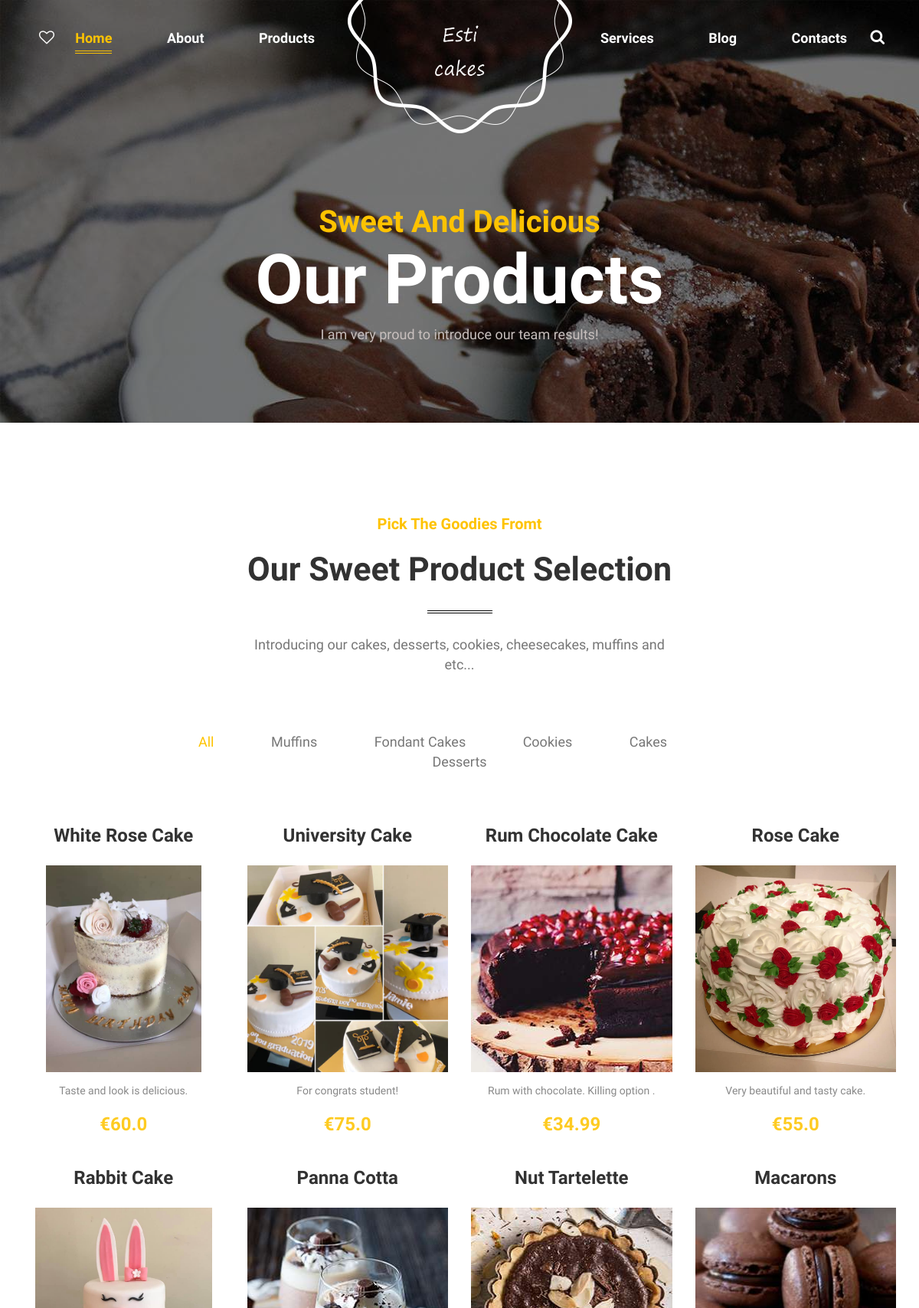
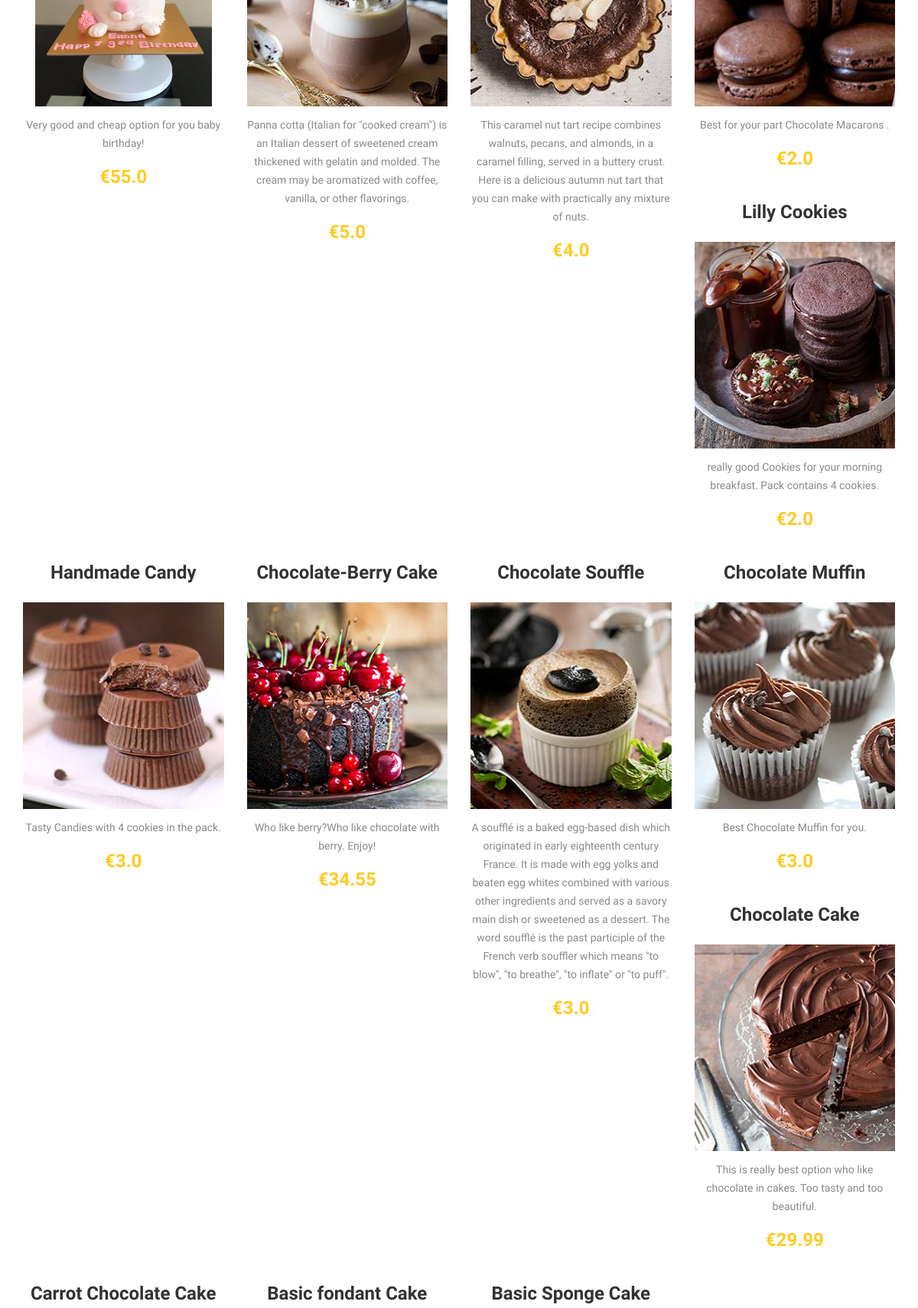
Page /products (upper part) on the committed database (2 pictures, top to bottom).
### website/models.py (models this page shows, shortened)
class Cake(models.Model):
    name = models.TextField(default=None, blank=True, null=True)
    price = models.FloatField(default=0,blank=True, null=True)
    description = models.TextField(default=None, blank=True, null=True)
    long_description = models.TextField(default='All ingredients are irish.', blank=True, null=True)
    ingredients = models.TextField(default='eggs,vegetable oil, milk, caster sugar, self-raising flour, baking powder, salt, chocolate, butter, fondant', blank=True, null=True)
    image1 = models.ImageField(upload_to='static/image', max_length=100, blank = True, null=True)
    image2 = models.ImageField(upload_to='static/image', max_length=100, blank = True, null=True)
    image3 = models.ImageField(upload_to='static/image', max_length=100, blank = True, null=True)
    image4 = models.ImageField(upload_to='static/image', max_length=100, blank = True, null=True)
    video =  models.FileField(upload_to='static/image', blank = True, null=True)
    CATEGORIES = (
        ('Muffins', 'Muffins'),
        ('Fondant_Cakes', 'Fondant_Cakes'),
        ('Cookies', 'Cookies'),
        ('Cakes', 'Cakes'),
        ('Desserts', 'Desserts'),
    )
    category = models.CharField('Category', max_length=25, choices=CATEGORIES, blank=False, default='Cakes')
    class Meta:
        ordering = ('-name',)

### website/views.py (the view)
# urls.py: path('products', views.ProductsView.as_view(), name='products'),
class ProductsView(generic.ListView):
    template_name = 'products.html'
    context_object_name = 'cake_list'
    def get_queryset(self):
        return Cake.objects.all()

### templates/products.html (shortened to what this page needs)
{% extends 'base.html' %}
{% load static %}
{% block content %}
 <div id="content-block">
        {% include "header.html" %}
        <div class="bgImages opacityLayer" style="background-image: url({% static "img/products-bg.jpg" %}" %}); background-position: 50% 50%; background-size: cover">
            <div class="container">
                <div class="cell-view tableCellVH2">
                    <div class="emptySpace100 emptySpace-md50"></div>
                    <div class="emptySpace115 emptySpace-md50"></div>
                    <div class="row">
                        <div class="col-sm-8 col-sm-offset-2">
                            <div class="big titleShortcode">
                                <h3 class="h3">Sweet And Delicious</h3>
                                <h2 class="h1">Our Products</h2>
                                <div class="emptySpace5"></div>
                                <p>I am very proud to introduce our team results! </p>
                            </div>
                        </div>
                    </div>
                    <div class="emptySpace50"></div>
                </div>
            </div>
        </div>
        <div class="bgWhite">
            <div class="container">
               <div class="emptySpace-xs60 emptySpace120"></div>
                <div class="row">
                    <div class="col-sm-8 col-sm-offset-2 col-md-6 col-md-offset-3">
                        <div class="big titleShortcode">
                            <h5 class="h5">Pick The Goodies Fromt</h5>
                            <div class="emptySpace20 emptySpace-xs5"></div>
                            <h2 class="h2 bottomLine">Our Sweet Product Selection</h2>
                            <div class="emptySpace30"></div>
                            <p>Introducing our cakes, desserts, cookies, cheesecakes, muffins and etc...</p>
                        </div>
                    </div>
                </div>
                <div class="emptySpace75 emptySpace-xs30"></div>
                <div class="row">
                    <div class="col-sm-8 col-sm-offset-2">
                        <div class="big filterShortcode button-group filters-button-group">
                            <div class="filterBtn is-checked" data-filter="*">All</div>
                            <div class="filterBtn" data-filter=".Muffins">Muffins</div>
                            <div class="filterBtn" data-filter=".Fondant_Cakes">Fondant Cakes</div>
                            <div class="filterBtn" data-filter=".Cookies">Cookies</div>
                            <div class="filterBtn" data-filter=".Cakes">Cakes</div>
                            <div class="filterBtn" data-filter=".Desserts">Desserts</div>
                       </div>
                    </div>
                </div>
                <div class="emptySpace70 emptySpace-xs30"></div>
                <div class="grid">
                    <div class="row">
                        {% for cake in cake_list %}
                            <div class="col-sm-6 col-md-4 col-lg-3 element-item {{cake.category}}">
                            <div class="normall contentShortcode">
                                <a href="{% url "website:cake" pk=cake.id %}"><h4 class="h4">{{cake.name}}</h4></a>
                                <div class="emptySpace-xs15 emptySpace25"></div>
                                <a class="imgLayer" href="{% url "website:cake" pk=cake.id %}"><img class="imgShortcode" src="{{cake.image1.url}}" alt="" style="height:270px;"></a>
                                <div class="emptySpace5"></div>
                                <p>{{cake.description}}</p>
                                <div class="emptySpace-xs15 emptySpace20"></div>
                                <div class="sweetPrice">€{{cake.price}}</div>
                                <div class="emptySpace-xs30 emptySpace45"></div>
                            </div>
                        </div>
                        {% endfor %}
                    </div>
                </div>
            </div>
        </div>
{% endblock %}

### static/css/style.css (style rules this page uses)
html, body, div, span, applet, object, iframe, h1, h2, h3, h4, h5, h6, p, blockquote, pre, a, abbr, acronym, address, big, cite, code, del, dfn, em, img, ins, kbd, q, s, samp, small, strike, strong, sub, sup, tt, var, b, u, i, center, dl, dt, dd, ol, ul, li, fieldset, form, label, legend, table, caption, tbody, tfoot, thead, tr, th, td, article, aside, canvas, details, embed, figure, figcaption, footer, header, hgroup, menu, nav, output, ruby, section, summary, time, mark, audio, video { margin: 0; padding: 0; border: 0; font-size: 100%; font: inherit; vertical-align: baseline; }
body * { -webkit-text-size-adjust: none; }
a, a:link, a:visited, a:active, a:hover { cursor: pointer; text-decoration: none; outline: none; }
body { font-family: 'Noticia Text', serif; font-weight: normal; font-size: 14px; line-height: 1; color: #777777; background: #fff; overflow-x: hidden; }
.cell-view { display: table-cell; vertical-align: middle; width: 10000px; height: inherit; }
.normall { font-size: 14px; line-height: 24px; font-weight: 300; }
.big { font-size: 18px; line-height: 26px; }
.h1, .h2, .h3, .h4, .h5, .h6 { font-family: 'Berkshire Swash', sans-serif; padding: 0px; margin: 0px; font-weight: 900; }
.h1 { font-size: 90px; line-height: 107px; }
.h2 { font-size: 43px; line-height: 52px; }
.h3 { font-size: 40px; line-height: 44px; }
.h4 { font-size: 24px; line-height: 27px; }
.h5 { font-size: 20px; line-height: 25px; }
.emptySpace5 { height: 5px; }
.emptySpace20 { height: 20px; }
.emptySpace25 { height: 25px; }
.emptySpace30 { height: 30px; }
.emptySpace45 { height: 45px; }
.emptySpace50 { height: 50px; }
.emptySpace70 { height: 70px; }
.emptySpace75 { height: 75px; }
.emptySpace100 { height: 100px; }
.emptySpace115 { height: 115px; }
.emptySpace120 { height: 120px; }
.opacityLayer:before { position: absolute; top: 0; right: 0; bottom: 0; left: 0; content: ''; background: rgba(0, 0, 0, .5); }
.tableCellVH2 { height: 69vh; }
.bgWhite { background: #fff; position: relative; }
.bgWhite .h1, .bgWhite .h2, .bgWhite .h3, .bgWhite .h4, .bgWhite .h5, .bgWhite .h6 { color: #323232; font-family: "Philosopher"; }
.bgWhite .h5 { color: #fec300; }
.bgWhite .normall { color: #898989; }
.bgWhite .titleShortcode .h2, .bgWhite .titleShortcode .h5 { font-family: 'Berkshire Swash'; }
.bgImages { position: relative; background-attachment: fixed; }
.bgImages .h1, .bgImages .h2, .bgImages .h3, .bgImages .h4, .bgImages .h5, .bgImages .h6 { color: #fff; }
.bgImages .h3, .bgImages .h5 { color: #fec300; }
.bgImages .big { color: #c8c0be; }
.titleShortcode, .titleShortcode2, .titleShortcode3, .btnAlign, .contentShortcode, .goodiesShortcode, .servicesShortcode, .subTitleShortcode, .servicesShortcode2, .skillShortcode, .contactShortcode { text-align: center; position: relative; }
.contentShortcode .h4 { color: #323232; font-family: "Philosopher"; -webkit-transition: all 150ms linear; transition: all 150ms linear; }
.imgShortcode { max-width: 100%; height: auto; display: block; }
.bottomLine { padding-bottom: 30px; position: relative; }
.bottomLine:before { position: absolute; top: 97%; right: 0; bottom: 0; left: 50%; content: ''; width: 85px; height: 1px; background: #000; margin-left: -42px; }
.bottomLine:after { position: absolute; top: 101%; right: 0; bottom: 0; left: 50%; content: ''; width: 85px; height: 1px; background: #000; margin-left: -42px; }
.imgLayer { position: relative; display: inline-block; overflow: hidden; }
.imgLayer:before { position: absolute; top: 0; left: 0; bottom: 0; right: 0; content: ''; background: rgba(0, 0, 0, .5); z-index: 10; opacity: 0; -webkit-transition: all 300ms linear; transition: all 300ms linear; -webkit-transform: scale(0); transform: scale(0); }
.sweetPrice { font-size: 24px; font-weight: 900; font-family: 'Philosopher'; color: #fecb22; }
.filterShortcode { text-align: center; font-family: 'Philosopher'; }
.filterBtn { display: inline-block; margin-right: 70px; cursor: pointer; -webkit-transition: all 150ms linear; transition: all 150ms linear; }
.filterBtn:last-child { margin-right: 0; }
.filterBtn:hover, .is-checked { color: #fec300; }

### rows in the picture
Cake: name "White Rose Cake", image1 (picture), description "Taste and look is delicious.", price "60.0"
Cake: name "University Cake", image1 (picture), description "For congrats student!", price "75.0"
Cake: name "Rum Chocolate Cake", image1 (picture), description "Rum with chocolate. Killing option .", price "34.99"
Cake: name "Rose Cake", image1 (picture), description "Very beautiful and tasty cake.", price "55.0"
Cake: name "Rabbit Cake", image1 (picture), description "Very good and cheap option for you baby birthday!", price "55.0"
Cake: name "Panna Cotta", image1 (picture), description "Panna cotta (Italian for \"cooked cream\") is an Italian dessert of sweetened cream thickened with gelatin and molded. The cream may be aromatized with coffee, vanilla, or other flavorings.", price "5.0"
Cake: name "Nut Tartelette", image1 (picture), description "This caramel nut tart recipe combines walnuts, pecans, and almonds, in a caramel filling, served in a buttery crust. Here is a delicious autumn nut tart that you can make with practically any mixture of nuts.", price "4.0"
Cake: name "Macarons", image1 (picture), description "Best for your part Chocolate Macarons .", price "2.0"
Cake: name "Lilly Cookies", image1 (picture), description "really good Cookies for your morning breakfast. Pack contains 4 cookies.", price "2.0"
Cake: name "Handmade Candy", image1 (picture), description "Tasty Candies with 4 cookies in the pack.", price "3.0"
Cake: name "Chocolate-Berry Cake", image1 (picture), description "Who like berry?Who like chocolate with berry. Enjoy!", price "34.55"
Cake: name "Chocolate Souffle", image1 (picture), description "A soufflé is a baked egg-based dish which originated in early eighteenth century France. It is made with egg yolks and beaten egg whites combined with various other ingredients and served as a savory main dish or sweetened as a dessert. The word soufflé is the past participle of the French verb souffler which means \"to blow\", \"to breathe\", \"to inflate\" or \"to puff\".", price "3.0"
Cake: name "Chocolate Muffin", image1 (picture), description "Best Chocolate Muffin for you.", price "3.0"
Cake: name "Chocolate Cake", image1 (picture), description "This is really best option who like chocolate in cakes. Too tasty and too beautiful.", price "29.99"
Cake: name "Carrot Chocolate Cake"
Cake: name "Basic fondant Cake"
Cake: name "Basic Sponge Cake"
